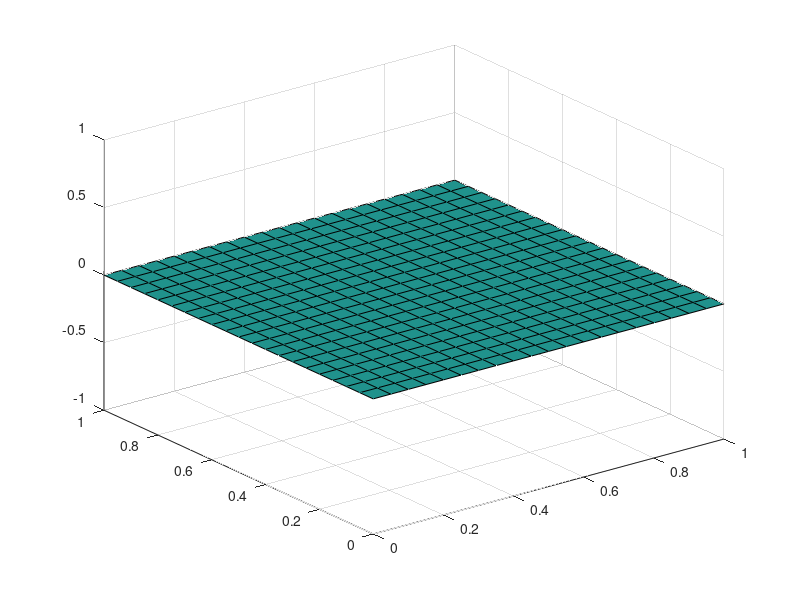

MATLAB code for this plot:
% function [] = meshgen(ndim, ndof, xL, xR, yL, yR, n_elem, matdata, k, ux, uy, elemdata, e1, e2, npelem, nforce)
clc; clear; % close all;
ndim = 2; % no of dimensions
ndof = 1; % no of dofs
n_elem = 20; % no of elements
nnode = (n_elem + 1) * (n_elem + 1);

% domain boundaries
xL = 0; xR = 1;
yL = 0; yR = 1;

% matdata
matdata = 1;
% k = 0.0001;
k = 1e-8;
% ux = 0.7071; uy = 0.7071;
% case 1, delta = 0
% mod_u = 1;
% delta = 0;
% ux = mod_u * cosd(delta); uy = -mod_u * sind(delta);
% case 2, u = [1 0]'
ux = 1; uy = 0;

% elemdata
elemdata = 1;
e1 = 0.0;
e2 = 0.0;

npelem = 4;
nelem = n_elem ^ 2;

% boundary conditions
nforce = 1; % source term
% nbound = 100;
% number of nodes in boundary = n_elem * 4 (sides)
nbound = n_elem * 4;

%% open new file to write data
% delete(data.inp)
fileID = fopen('data_p2.inp', 'a+');
fprintf(fileID, 'ndim,%d\n', ndim);
fprintf(fileID, 'ndof,%d\n', ndof);
fprintf(fileID, 'nnode,%d\n', nnode);

%% node printing

x = linspace(xL, xR, n_elem+1);
y = linspace(yL, yR, n_elem+1);

[X, Y] = meshgrid(x, y);
Z = zeros(n_elem + 1, n_elem + 1);

surf(X, Y, Z);

node_coords = zeros(nnode, 2);

for i=0:n_elem
		x_coords = X(i + 1, :)';
		y_coords = Y(i + 1, :)';
		ki = 1;
		for j = (((n_elem + 1) * i) + 1):((n_elem + 1) * (i + 1))
			node_coords(j, 1) = x_coords(ki);
			node_coords(j, 2) = y_coords(i + 1);
			ki = ki + 1;
			fprintf(fileID, '%d,%f,%f\n',j,node_coords(j,1), node_coords(j,2));
		end
end

%% matdata

fprintf(fileID, 'matdata,%d\n', matdata);
for i = 1:matdata
	fprintf(fileID, '%d,%.8f,%f,%f\n', i, k, ux, uy);
end

%% elemdata

fprintf(fileID, 'elemdata,%d\n', elemdata);
for i = 1:elemdata
	fprintf(fileID, '%d,%f,%f\n', i, e1, e2);
end

fprintf(fileID, 'npelem,%d\n', npelem);
fprintf(fileID, 'nelem,%d\n', nelem);

% elem connectivity

% generate conn_table
conn_table = zeros(n_elem + 1, n_elem + 1);
xx = n_elem+1;
for i = 0:n_elem
	for j = 1:(n_elem + 1)
		conn_table(i+1, j) = xx * i + j;
	end
end

% print element connectivity table
xx = 1;
for  i = 0:n_elem-1
	l1 = conn_table(i+1, :)';
	l2 = conn_table(i+2, :)';
	for j = 0:n_elem-1
		fprintf(fileID, '%d,%d,%d,%d,%d,%d,%d\n', xx, matdata, elemdata, l1(j+1), l1(j+2), l2(j+2), l2(j+1));
		xx = xx + 1;
	end
end

%% boundary layers

fprintf(fileID, "nbound,%d\n", nbound);

% kk = n_elem + 1;
% rev_conn_table = zeros(n_elem + 1, n_elem + 1);
% for i = 0:n_elem
% 	for j = 1:(n_elem + 1)
% 		rev_conn_table(kk, j) = conn_table(i+1, j);
% 	end
% 	kk = kk - 1;
% end

% for x = 0, left edge
bc_ycoords = Y(:, 1); % all values in first column

idx_y = find(bc_ycoords == 0.7); % find the index for y values starting from 0.7
% print values for x (0, 0.7) to (0, 1)
node_nums = conn_table(:, 1);
b_val = 0.0; % boundary value
for i = 1:length(bc_ycoords)
	fprintf(fileID, "%d,%d,%f\n", node_nums(i), elemdata, b_val);
end

% for y = 0, top edge
bc_xcoords = X(end, 2:end); % final row, 2nd col to end col because 0,1 is already done

% print values for x (0, 1) to (1, 1)
node_nums = conn_table(end, 2:end);
b_val = 0.0; % boundary value
for i = 1:length(bc_xcoords)
	fprintf(fileID, "%d,%d,%f\n", node_nums(i), elemdata, b_val);
end

% bottom edge
bc_xcoords = X(1, 2:end); % final row, 2nd col to end col because 0,1 is already done

% print values for x (0, 0) to (1, 0)
node_nums = conn_table(1, 2:end);
b_val = 0.0; % boundary value
for i = 1:length(bc_xcoords)
	fprintf(fileID, "%d,%d,%f\n", node_nums(i), elemdata, b_val);
end

% top edge
bc_ycoords = Y((2:(end - 1)),end); % final row, 2nd col to end col because 0,1 is already done

% print values for x (1, 0) to (1, 1)
node_nums = conn_table((2:(end - 1)),end);
b_val = 0.0; % boundary value
for i = 1:length(bc_ycoords)
	fprintf(fileID, "%d,%d,%f\n", node_nums(i), elemdata, b_val);
end

%% forcing term
fprintf(fileID, "nforce,%d\n", nforce);
for i = 1:nnode
	fprintf(fileID, "%d,%d,%f\n", i, elemdata, nforce);
end
% end

